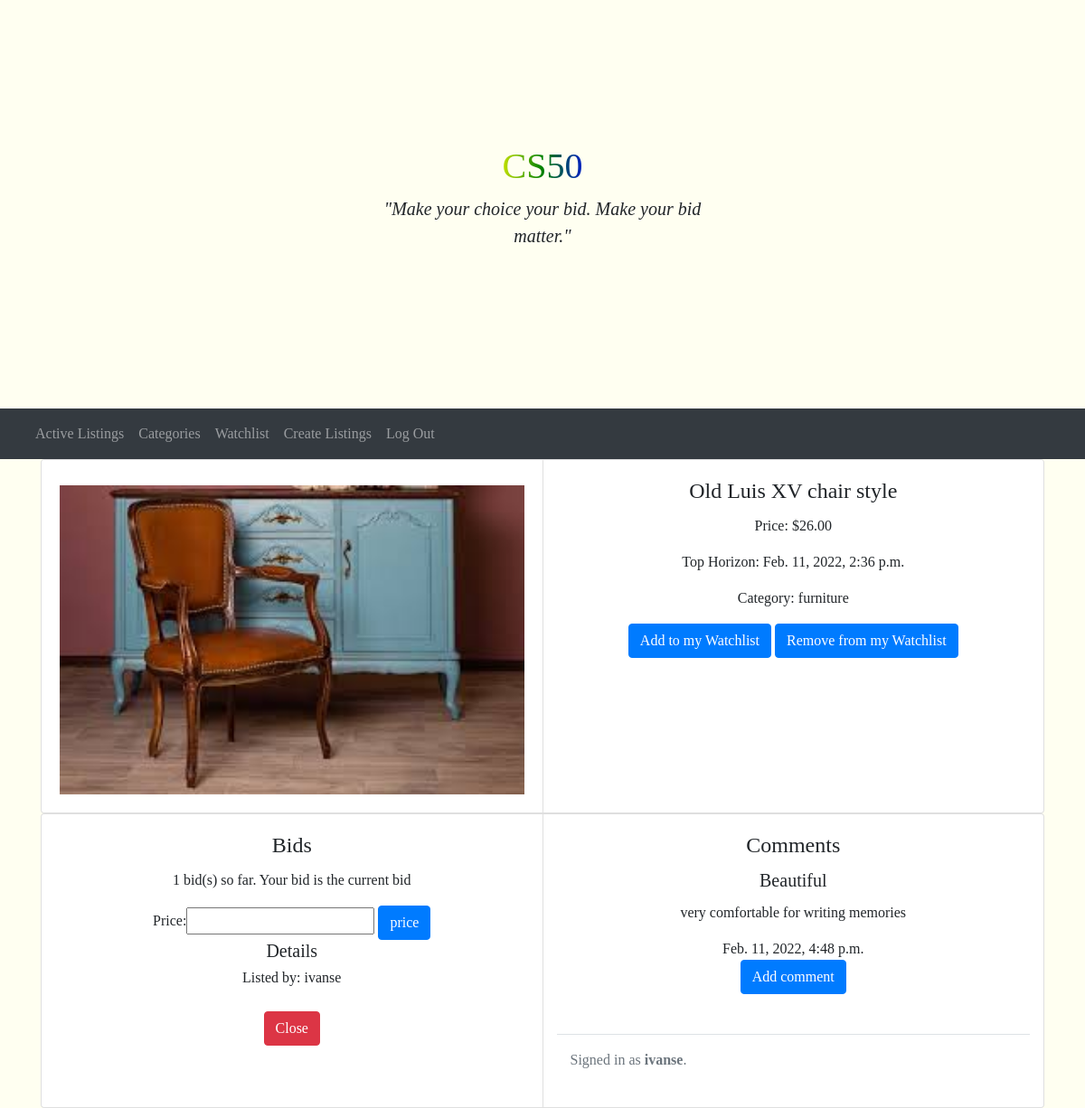
The page /listing/1 (signed in) on the database its author committed.
### auctions/models.py (models this page shows)
class listing(models.Model):
    item = models.CharField(max_length=255)
    description = models.CharField(max_length=255, blank=True)
    price = models.DecimalField(max_digits=10, decimal_places=2)
    category = models.CharField(max_length=67, choices=dicCategorie)
    tophorizon = models.DateTimeField(auto_now_add=True, blank=True)
    owner = models.ForeignKey(
        User, on_delete=models.CASCADE, related_name="owners")
    bid = models.ManyToManyField(bid, blank=True, related_name="bid")
    comments = models.ManyToManyField(
        comment, blank=True, related_name="comments")
    photo = models.ImageField(null=True, blank=True)
    closed = models.BooleanField(default=False)

class User(AbstractUser):
    pass

class comment(models.Model):
    title = models.CharField(max_length=25, default="")
    comment = models.CharField(max_length=255)
    time = models.DateTimeField(auto_now_add=True, blank=True)

### auctions/views.py (the view)
# urls.py: path("listing/<int:id>", views.listings_view, name="listing"),
@login_required
def listings_view(request, id):
    listing_ = listing.objects.get(pk=id)
    if request.method == "POST":
        user = User.objects.get(username=request.user)
        if request.POST.get("button") == "Watchlist":
            if not user.watchlist.filter(listing=listing_):
                watchlist = watchlist()
                watchlist.user = user
                watchlist.listing = listing_
                watchlist.save()
            else:
                user.watchlist.filter(listing=listing_).delete()
            return HttpResponseRedirect(reverse('listing', args=(listing_.id,)))
        if not listing_.closed:
            if request.POST.get("button") == "Close":
                listing_.closed = True
                listing_.save()
            else:
                bid = listing_.bid.all()
                if user.username != listing_.owner.username:  # no es el dueno
                    if float(request.POST.get("price")) <= listing_.price:
                        return render(request, "auctions/listing.html", {
                            "listing": listing_,
                            "form": bid_form(),
                            "message": "Your bid has a wrong amount."
                        })
                    form_ = bid_form(request.POST)
                    if form_.is_valid():
                        bid_ = form_.save(commit=False)
                        bid_.user = user
                        bid_.save()
                        listing_.bid.add(bid_)
                        listing_.price = float(request.POST.get("price"))
                        listing_.save()
                    else:
                        return render(request, 'auctions/listing.html', {
                            "form": form
                        })
                else:  # es el dueno
                    return render(request, "auctions/listing.html", {
                        "listing": listing_,
                        "form": bid_form(),
                        "message": "Owners cannot make bids!"
                    })
        return HttpResponseRedirect(reverse('listing', args=(listing_.id,)))
    else:
        return render(request, "auctions/listing.html", {
            "listing": listing_,
            "form": bid_form(),
            "message": ""
        })

### auctions/forms.py
class bid_form(ModelForm):
    class Meta:
        model = bid
        fields = ["price"]

### auctions/templates/auctions/listing.html (shortened to what this page needs)
{% extends 'auctions/layout.html' %}
{% load static  %}
{% block body %}
<div class="container">
  <div class="card-group">
    <div class="card" style="width: 18rem;">
      <div class="card-body">
        <img src="{{ listing.photo.url }}" alt="image" style="width: 100%; height: auto">
      </div>
    </div>
    <div class="card" style="width: 18rem;">
      <div class="card-body">
        <div class="card-title">
          <h4>{{ listing.description }}</h4>
        </div>
        <p class="card-text">Price: ${{ listing.price }}</p>
        <p class="card-text">Top Horizon: {{ listing.tophorizon }}
        <p class="card-text">Category: {{ listing.category }}
        <form action="{% url 'add_watchlist' listing.id %}" method="POST">
          <button type="submit" name="button" class="btn btn-primary" value="Watchlist">Add to my Watchlist</button>
          <button type="submit" name="button" class="btn btn-primary" value="RWatchlist">Remove from my Watchlist</button>
        </form>
      </div>
    </div>
  </div>
  <div class="card-group">
    <div class="card" style="">
      <form action="{% url 'listing' listing.id %}" method="POST">
        <div class="card-body">
          <div class="card-title"><h4>Bids</h4></div>
          <p class="card-text">{{ listing.bid.count }} bid(s) so far. Your bid is the current bid</p>
          {{ form }}
          <input type="submit" name="button" class="btn btn-primary" value="price">
          <h5>Details</h5>
          <h6>Listed by: {{ listing.owner }}</h6>
        </div>
      </form>
      {% if user.username == listing.owner.username and not listing.closed %}
      <form action="{% url 'listing' listing.id %}" method="POST">
        <button type="submit" name="button" class="btn btn-danger" value="Close">Close</button>
      </form>
      {% endif %}
    </div>
    <div class="card" style="width: 18rem;">
      <div class="card-body">
        <div class="card-title"><h4>Comments</h4></div>
        {% for comment in listing.comments.all %}
        <div class="card-title">
          <h5>
            {{ comment.title }}
          </h5>
        </div>
        <div class="card-text">
          <p>{{ comment.comment }}</p>
          <h7>{{ comment.time }}</h7>
        </div>
        {% endfor %}
        <form action="{% url 'comment' listing.id %}" method="POST">
          <button type="submit" name="button" class="btn btn-primary" value="Comment">Add comment</button>
        </form>
        {% endblock %}

### auctions/templates/auctions/layout.html (shortened to what this page needs)
{% load static %}
<!DOCTYPE html>
<html lang="en">
<head>
  <link rel="stylesheet" href="https://stackpath.bootstrapcdn.com/bootstrap/4.4.1/css/bootstrap.min.css"
>
  <link href="{% static 'auctions/styles.css' %}" rel="stylesheet">
</head>
<body>
  <div class="position-relative overflow-hidden p-3 p-md-5 m-md-3 text-center ">
    <div class="col-md-5 p-lg-5 mx-auto my-5">
      <h1 class="rainbow-text">CS50</h1>
      <p class="lead fw-normal"><i class="fas fa-wine-bottle text">"Make your choice your bid. Make your bid matter."</i>
      </p>
    </div>
  </div>
  <nav class="navbar navbar-expand-sm navbar-dark bg-dark" aria-label="Third navbar example">
    <div class="container-fluid">
      <div class="collapse navbar-collapse" id="navbarsExample03">
        <ul class="navbar-nav me-auto mb-2 mb-sm-0">
          <li class="nav-item">
            <a class="nav-link" href="{% url 'index' %}">Active Listings</a>
          </li>
          <li class="nav-item">
            <a class="nav-link" href="{% url 'categories' %}">Categories</a>
          </li>
          <li class="nav-item">
            <a class="nav-link" href="{% url 'watchlist' %}">Watchlist</a>
          </li>
          <li class="nav-item">
            <a class="nav-link" href="{% url 'create_listings' %}">Create Listings</a>
          </li>
          {% if user.is_authenticated %}
          <li class="nav-item">
            <a class="nav-link" href="{% url 'logout' %}">Log Out</a>
          </li>
          {% endif %}
        </ul>
      </div>
    </div>
  </nav>
  <div class="container-fluid justify-content-center">
    {% block body %}
    {% endblock %}
  </div>
  <div class="container">
    <footer class="d-flex flex-wrap justify-content-between align-items-center py-3 my-4 border-top">
      <div class="col-md-4 d-flex align-items-center">
        <span class="text-muted">{% if user.is_authenticated %}
          Signed in as <strong>{{ user.username }}</strong>.
          {% else %}
          Not signed in.
          {% endif %}</span>
      </div>
    </footer>
  </div>
</body>
</html>

### auctions/static/auctions/styles.css (style rules this page uses)
html,body { height: 100%; width: 100%; }

### rows shown on the page
listing: photo (picture), description "Old Luis XV chair style", price "26.00", tophorizon "Feb. 11, 2022, 2:36 p.m.", category "furniture", bid.count "1", owner "ivanse"
comment: title "Beautiful", comment "very comfortable for writing memories", time "Feb. 11, 2022, 4:48 p.m."
User: username "ivanse"
